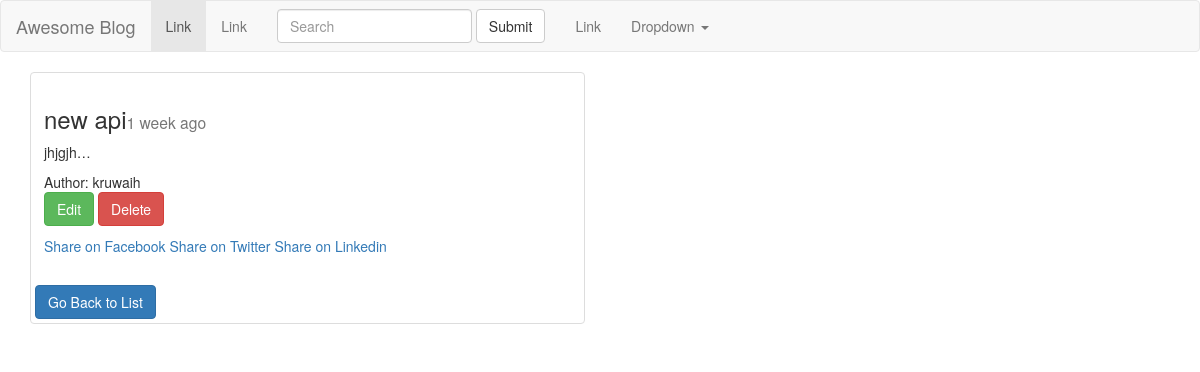
/posts/detail/title/ (signed in), run on the app's committed database.
### posts/models.py (models this page shows, shortened)
class Post(models.Model):
	author = models.ForeignKey(User, default=1) #when there is foreign key that mean many objects to one user
	title = models.CharField(max_length=50)
	content = models.TextField()
	slug = models.SlugField(unique=True, null=True)
	image = models.ImageField(upload_to="blog_image", null=True, blank=True)
	draft = models.BooleanField(default=False)
	publish = models.DateField()
	updated = models.DateTimeField(auto_now = True)
	timestamp =  models.DateTimeField(auto_now_add = True)
	def get_absolute_url(self):
		return reverse ("posts:detail", kwargs = {"slug": self.slug})
	class Meta:
		ordering = ['-timestamp'] #for ordering everything by defult

### posts/views.py (the view)
# urls.py: url(r'^detail/(?P<slug>[-\w]+)/$', views.post_detail, name='detail'),
def post_detail(request, slug):
    obj = get_object_or_404(Post, slug=slug)
    if obj.publish >timezone.now().date() or obj.draft:
        if not (request.user.is_staff or request.user.is_superuser):
            raise Http404
    if request.user.is_authenticated():
        if Like.objects.filter(post=obj, user=request.user).exists():
            liked = True
        else:
            liked = False
    post_like_count = obj.like_set.all().count() #like is the model but when we refere it to set will type it in small letter
    context = {
        'instance': obj,
        "like": liked,
        "likes_count": post_like_count,
    }
    return render(request, 'post_detail.html', context)

### posts/templatetags/urlify.py (called while the page is built)
@register.filter
def urlify(value):
	return quote(value)

### posts/templates/post_detail.html (shortened to what this page needs)
{% extends 'base.html' %}
{% load urlify %}
{% block content %}
	<div class="row">
			<div class="col-sm-6">
				<div class="thumbnail">
		      			<div class="caption">
		       			 <h3>{{instance.title}}<small>{{instance.publish|timesince}} ago</small></h3>
		      			  <p>{{instance.content|linebreaks|truncatechars:10}}</p>
		      			  Author: {{instance.author.username}}
		       			  <p>
							<a href="{% url 'posts:update' slug=instance.slug %}" class="btn btn-success">Edit</a>
							<a href="{% url 'posts:delete' slug=instance.slug %}" class="btn btn-danger">Delete</a>
		        		</p>
		        		<a href="https://www.facebook.com/sharer/sharer.php?u={{request.build_absolute_uri}}">
		        			Share on Facebook
		        		</a>
		        		<a href="https://twitter.com/home?status={{instance.content|urlify|truncatechars:50}}%20{{request.build_absolute_uri}}">
							Share on Twitter
						</a>
						<a href="https://www.linkedin.com/shareArticle?mini=true&url=h{{request.build_absolute_uri}}&title={{instance.title|urlify}}&summary={{instance.content|urlify}}&source={{request.build_absolute_uri}}">
							Share on Linkedin
						</a>
	        			</div>
		        			<div>
						<div class="fb-like col-sm-8 col-sm-offset-2" data-href="{{request.build_absolute_uri}}" data-layout="button_count" data-action="like" data-size="small" data-show-faces="true" data-share="true"></div>
							<br>
							<a href="{% url 'posts:list' %}" class="btn btn-primary"> Go Back to List</a>
	     			</div>
	   		</div>
	</div>
{% endblock content %}

### data on the page
Post: title "new api", publish "1 week", content "jhjgjh…", author.username "kruwaih"
